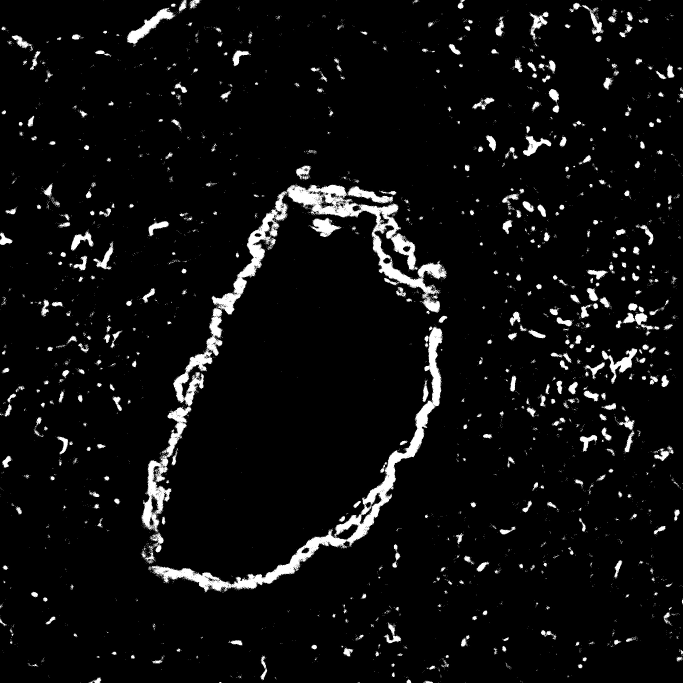
#> input picture images/MASK_SK658 Slobe ch010118.jpg, 2048 x 2048 px (shown at 1/3 size)
$ jupyter execute --allow-errors 'Module 3 Template.ipynb'
#> lines starting #> are read from the running program, lines starting #| are printed output that depends on the picture; after the words box and inside, x2 and y2 are one past the last pixel; in counts of white or black regions, pixels touching at a corner belong together
## Module_3 Notebook:

## Team Members:
Molly Janousek, Asma Sanaullah

## Project Title:
Predicting Lung Fibrosis at Different Biopsy Depths using Image Analysis & Interpolation

## Project Goal:
This project seeks to analyze lung tissue images to find the percentage of fibrotic lesions at different depths and then use interpolation to predict fibrotic levels at biopsy depths where no images/biopsies are taken. This will help show predicted fibrotic patterns that can then contribute to the development of a new lung biopsy device.

## Disease Background:

**Prevalence & incidence**: 30,000 to 40,000 new U.S. cases per year. Around 100,000 Americans live with IPF as of 2022. Death rates (age-adjusted) increased from 5.3 to 7.1 per 100,000 between 2017 and 2022. 70% of cases are in males. Onset is usually within 50-70 age range, with a median age at diagnosis of 62.

**Economic Burden**: Around $2 billion/year in U.S. medical costs (Medicare alone, excludes drugs). Per patient, total medical costs for a person with IPF are about $20,000 per year above matched controls without IPF.

**Risk factors**
- The strongest genetic single risk factor is the  MUC5B rs35705950 promoter variant. There is a 6–20× risk increase for IPF if person carries one or two copies of the risk T allele. Telomere-gene mutations such as TERT/TERC which result in short telomeres also pose a genetic risk factor.
- The primary lifestyle risk factor is cigarette smoking which doubles IPF risk. Occupational exposures including silica dust, wood dust, metal dusts, asbestos, and agricultural exposures pose a risk. The CDC reported in 2024 that around 21% or IPF deaths could be attributed to occuptational exposures.

**Societal Determinants**: Data that was presented at CHEST 2024 indicates that patients in the lowest income quartile had higher rates of pneumonia-triggered acute exacerbations compared to the highest quartile patients (29.4% vs. 24.9%). Black and Hispanic patients are less likely to receive antifibrotic therapy, and they may also have later-stage disease at diagnosis. This is due to reduced access to specialist centers, insurance gaps, and lower health literacy.

**Symptoms**: Crackling sound in the lungs, difficulty breathing, fatigue, and persistent dry cough. Symptom onset usually preceds diagnosis by one to two years. As IPF advances, shortness of breath occurs at rest, and patients have lower tolerance for exercise. They may experience oxygen desaturation during physical exertion. Digital clubbing is present in 25%-50% of patients. Patients may have fatigue, weight loss, and impaired quality of life. When the disease is advanced, pulmonary hypertension (strain on the right heart) can develop.

**Diagnosis**: High-resolution computed tomography (HRCT) is a specialized CT scan that obtains detailed images of the lungs. Honeycombing, subpleural cysts from collapsed fibrotic alveoli, is the hallmark radiologic feature of usual interstitial pneumonia (UIP) needed for IPF diagnosis. Honeycombing has a heterogeneous distribution with density typically increasing toward the bases of the lungs.

**Standard of care treatment(s)**: As of 2025, there are three FDA-approved treatments for IPF:
- Pirfenidone is an oral antifibrotic that works through downregulation of the production of growth factors and procollagen I and II.
- Nintedanib is an oral tyrosine kinase inhibitor. It binds to growth factor receptors which inhibits fibroblast proliferation.
- Nerandomilast is a phosphodiesterase 4 (PDE4) inhibitor. It works by interfering with the pathway that creates scar tissue (fibrosis) and inflammation in the lung tissue.
Non-pharmacologic management of IPF includes supplemental oxygen, pulmonary rehabilitation, influenza and pneumococcal vaccination, and hospice care for end-stage disease. A lung transplant is the only treatment that can improve survival in eligible patients. 986 IPF patients received a lung transplant in the U.S. in 2023.

**Disease Progression & Prognosis**: Disease progression varies: it can be slowly progressive, rapidly progressive, or episodic. Forced vital capacity (FVC) is a predictor of mortality if it declines by at least 10% over 12 months for the patient. Resting oxygen desaturation, degree of honeycombing on CT, and short telomere length are other prognostic indicators. Acute exacerbations occur in 5%-15% of IPF patients annually, and mortality rates for 30 days from acute exacerbations are 40%. The number of exacerbations directly increase mortality risk, while antifibrotic therapy can be an option to reduce their frequency. Common causes of death include respiratory failure, lung cancer, cardiovascular events, and infection.

**Continuum of Care Providers**: Primary care physicians are the first point of contact. Pulmonologists have a role in HRCT interpretation and diagnostic workup. They initiate and manage antifibrotic therapy and monitor disease progression. Radiologists interpret HRCT and classify UIP pattern in the patient, quantifying honeycombing. Lung transplant teams are involved in some cases. Respiratory therapists can administer oxygen therapy and pulmonary rehabilitation.

**Biological mechanisms** (anatomy, organ physiology, cell & molecular physiology)
- Anatomy & Organ Physiology: Subpleural distribution, honeycombing structure, apex-to-base gradient, lung stiffening reducing compliance and total lung capacity
- Cellular Mechanisms: myofibroblasts overproliferate and produce excessive collagen, myofibroblasts don't undergo apoptosis (cell death) properly and they accumulate
- Molecular Signaling Pathways: TGF-β/SMAD, integrins (bexotegrast target), RTKs (nintedanib target), Wnt, Hedgehog, cAMP/PDE4B (nerandomilast target), LPA1, NOX4/ROS, cGAS-STING, NLRP3

**Clinical Trials & Next-Generation Therapies**
- Inhaled Treprostinil works by widening blood vessles in the lungs to make blood flow easier. The Phase III TETON-2 trial (March 2026) demonstrates a statistically significant reduction in forced vital capacity decline and fewer clinical worsening events in IPF patients.
- Admilparant is an oral lysophosphatidic acid receptor 1 (LPA1) antagonist that targets a key pro-fibrotic signaling axis. Phase III trials ongoing and expected to be completed in October 2026.
- AI/Digital Biomarkets: Machine learning models using quantitative HRCT radiomics have the goal of predicting short-term disease worsening from baseline CT features.

## Data-Set:
*Describe the data set(s) you will analyze. Cite the source(s) of the data

Also, since we covered this in Lecture 1 of this Module in detail, describe how the data was collected -- What techniques were used? What units are the data measured in? Etc.*

This dataset comes from unpublished data collected by the Peirce-Cottler Lab (Dept. of Biomedical Engineering) and Kim Lab (Division of Pulmonary and Critical Care) at the University of Virginia School of Medicine. It contains a set of 78 images of mouse fibrotic lung tissue at different biopsy depths. Here, researches implanted the antibiotic Bleomycin in the mice to cause lung fibrosis to model its negative side effects. After 3 weeks of disease development, mice lungs could be harvested and then sliced. These slices were immunostained, binding to the protein desmin which is a marker for myofibroblasts (cells that scar) allowing researchers to see fibrotic lesions present in the lung tissue. Each slice is an image in the dataset and the images display the healthy lung tissue (black pixels) and fibrotic tissue (white pixels). The data is measured as a percentage of tissue being fibrotic.

Data: https://uvahealth.com/findadoctor/John-Kim-1407155682
"Unpublished data was collected by the Peirce-Cottler Lab (Dept. of Biomedical Engineering) and Kim Lab (Division of Pulmonary and Critical Care) at the University of Virginia School of Medicine."

## Data Analyis:
*Describe how you analyzed the data. This is where you should intersperse your Python code so that anyone reading this Jupyter notebook can run your code to perform the analysis that you did, generate your figures, generate your .csv file, etc.). Show your graphs here, which should have proper labeles (e.g., x- and y-axes labels). Each graph you present should be thoroughly described by a caption so reader understands the data, why you are presenting it, and the main conclusion fromt the data.*

### Analysis of 6 Images

### Libraries Imported
This section imports the necessary Python libraries for the analysis:
- `cv2` (OpenCV): For loading and processing grayscale images.
- `numpy`: For efficient numerical arrays and operations.
- `pandas`: For data manipulation and CSV file handling.
- `matplotlib.pyplot`: For creating plots and visualizations.
- `scipy.interpolate.interp1d`: For performing interpolation on the data.
- `termcolor`: For colored terminal output to enhance readability.
- `time`: For measuring execution time.

[cell 1]
import sys
from time import time
import cv2
import numpy as np
import pandas as pd
import matplotlib.pyplot as plt
from scipy.interpolate import interp1d
from termcolor import colored
import time

### Image Analysis Completed
The analysis stage processes 6 selected lung tissue images:
- Loads each image as grayscale using OpenCV.
- Applies binary thresholding (threshold = 127) to classify pixels as white (fibrotic, value 255) or black (healthy, value 0).
- Counts white and black pixels for each image.
- Calculates the percentage of white pixels as a proxy for fibrosis severity.
- Prints detailed results including pixel counts and percentages with corresponding depths.
- Saves the results to a CSV file ('Percent_White_Pixels.csv') for further analysis.
- Measures and reports total execution time.

[cell 2]
# Configuration

# choosing 6 images to analyze
FILENAMES = [
    r"images/MASK_SK658 Slobe ch010118.jpg",
    r"images/MASK_SK658 Slobe ch010113.jpg",
    r"images/MASK_SK658 Slobe ch010098.jpg",
    r"images/MASK_SK658 Llobe ch010022.jpg",
    r"images/MASK_SK658 Slobe ch010089.jpg",
    r"images/MASK_SK658 Slobe ch010156.jpg"
]

# Load depths from CSV given with the image names and depths
depth_df = pd.read_csv("Filenames and Depths for Students.csv")
#> (reads Filenames and Depths for Students.csv from the repository)
depth_dict = dict(zip(depth_df["Filenames"], depth_df["Depth from lung surface (in micrometers) where image was acquired"])) # this creates a dictionary that has each image filename as the key and then its depth is the value
DEPTHS = [depth_dict[fn] for fn in FILENAMES] # creates a list of depths that go in the order of the filenames

OUTPUT_CSV = "Percent_White_Pixels.csv" # Output CSV filename
THRESHOLD = 127 # this is the threshold value to create grayscale images on a binary scale.

# this function loads the images and makes sure it's loaded correctly
def load_image(filepath: str) -> np.ndarray:
    """Load a grayscale image; exit with a clear message if not found."""
#> called with filepath = 'images/MASK_SK658 Slobe ch010118.jpg'
    img = cv2.imread(filepath, cv2.IMREAD_GRAYSCALE) # Load as grayscale image
#> img is the input picture: shape (2048, 2048); min 0, max 255, mean 14.5
    if img is None: # Check if the image was loaded successfully
        print(colored(f"ERROR: Could not load image: {filepath}", "red")) # Print error message if image is not able to be loaded
        sys.exit(1)
    return img # returns the image

# this function counts the number of white and black pixels in the image
def count_pixels(img: np.ndarray, threshold: int = THRESHOLD) -> tuple[int, int]:
    """Return (white_count, black_count) for a grayscale image."""
#> called with threshold = 127
    _, binary = cv2.threshold(img, threshold, 255, cv2.THRESH_BINARY) # Binarize the image using the specified threshold
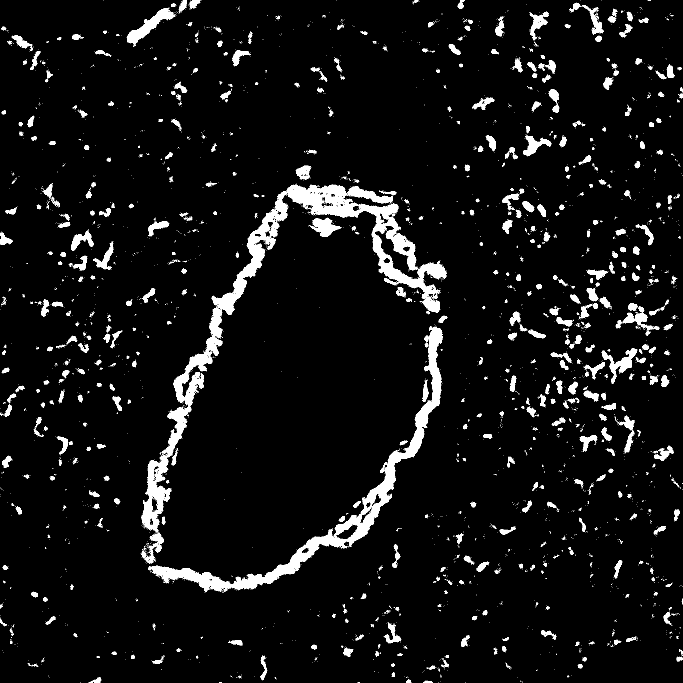
#> binary: shape (2048, 2048) (shown at 1/3 size); 5.7% white; 5945 white regions (5354 under 20 px), largest, box (x1, y1, x2, y2) and area: (425, 553, 1340, 1597) 67148, (444, 980, 1328, 1777) 40994, (381, 23, 526, 133) 4318
    white = int(np.sum(binary == 255)) # Count white pixels (255 in binary image)
#> white = 237289
    black = int(np.sum(binary == 0)) # Count black pixels (0 in binary image)
#> black = 3957015
    return white, black # Return the counts of white and black pixels as integers

# this function calculates the percentage of white pixels in the image
def white_percentage(white: int, black: int) -> float:
    total = white + black # Calculate total pixels
    return 100.0 * white / total if total > 0 else 0.0 # Return percentage of white pixels; handle division by zero

#this function analyszes the images in the filenames list and returns the counts of white and black pixels and the percentage of white pixels for each image
def analyze_images(filenames: list[str]) -> tuple[list[int], list[int], list[float]]: # type: (list[str]) -> tuple[list[int], list[int], list[float]]
    white_counts, black_counts, white_percents = [], [], [] # Initialize lists to store results
    for filepath in filenames: # Loop through each file path in the list of filenames
        img = load_image(filepath) # use the load_image function to load the image from the file path
        white, black = count_pixels(img) # use the count_pixels function to count the number of white and black pixels in the image
#> white = 237289; black = 3957015
        "lines below add the pixel counts and percentage to the lists for each image"
        white_counts.append(white)
        black_counts.append(black)
        white_percents.append(white_percentage(white, black))
#> in white_percentage, `total = white + black`: total = 4194304
    return white_counts, black_counts, white_percents # Return the lists of white counts, black counts, and white percentages for all images


#this function prints the counts of white and black pixels for each image in the list of filenames
# [21 lines left out: functions print_pixel_counts, print_white_percents, save_csv, not called in this run]

#> (the rest of this cell did not finish here and is left out)

### Image Analysis Results
- first, the printed statements
- second, the content of the CSV file

Images used:
MASK_SK658 Slobe ch010118.jpg",

MASK_SK658 Slobe ch010113.jpg",

MASK_SK658 Slobe ch010098.jpg",

MASK_SK658 Llobe ch010022.jpg",

MASK_SK658 Slobe ch010089.jpg",

MASK_SK658 Slobe ch010156.jpg"

### Data Visualization Stage
This section creates a scatter plot of the raw data and documents the reasoning for each step:
- Sorts the depth and percentage data by depth for visualization and to avoid line crossings.
- Plots depth (in micrometers) on the x-axis vs. white pixel percentage (fibrosis proxy) on the y-axis.
- Uses blue circles connected by lines to make individual points visible and the depth trend easy to interpret.
- Includes grid lines, axis labels, and title for plot readability.
- The plot reveals a depth gradient in fibrosis severity, informing device depth design requirements.

[cell 3]
# Plot raw depth vs % white pixels
import matplotlib.pyplot as plt
import numpy as np

# Sort data by depth
x = np.array(DEPTHS)
#> x = [9900, 7300, 10000, 80, 10000, 330]
#> (the rest of this cell did not finish here and is left out)

### Interpolation Methods Overview
This stage performs predictive modeling using interpolation:
- Prepares data by handling duplicate depths (averaging percentages) and sorting.
- Uses scipy's `interp1d` function with three methods: linear (straight lines), quadratic (parabolic curves), and cubic (smoother curves).
- Interpolates fibrosis percentages at depths 1500, 3000, 4500, 6000, 7500, and 9000 µm.
- Allows extrapolation beyond the measured data range.
- Compares methods to assess sensitivity of predictions to interpolation technique.

#> (a cell that did not finish here is left out)

### Interpolation Results Summary
The interpolation stage produces predictions and visualizations:
- Outputs interpolated fibrosis percentages for each method at specified depths.
- Creates a grid of subplots (6 depths × 3 methods) showing data points and predicted values.
- Each subplot displays the original data (blue) and the interpolated point (red).
- Allows comparison of how different interpolation methods affect predictions.

## Verify and validate your analysis:
*Describe how you checked to see that your analysis gave you an answer that you believe (verify). Describe how your determined if your analysis gave you an answer that is supported by other evidence (e.g., by comparing your analysis to a published paper).*

[cell 5]
# Configuration

# choosing 6 images to analyze
FILENAMES = [
    r"images/MASK_SK658 Llobe ch010067.jpg",
    r"images/MASK_SK658 Slobe ch010147.jpg",
    r"images/MASK_SK658 Slobe ch010134.jpg",
    r"images/MASK_SK658 Llobe ch010168.jpg",
    r"images/MASK_SK658 Llobe ch010149.jpg",
    r"images/MASK_SK658 Llobe ch010121.jpg"
]

# Load depths from CSV given with the image names and depths
depth_df = pd.read_csv("Filenames and Depths for Students.csv")
depth_dict = dict(zip(depth_df["Filenames"], depth_df["Depth from lung surface (in micrometers) where image was acquired"])) # this creates a dictionary that has each image filename as the key and then its depth is the value
DEPTHS = [depth_dict[fn] for fn in FILENAMES] # creates a list of depths that go in the order of the filenames

OUTPUT_CSV = "Percent_White_Pixels_at_Interpolated_Depths.csv" # Output CSV filename
THRESHOLD = 127 # this is the threshold value to create grayscale images on a binary scale.

# this function loads the images and makes sure it's loaded correctly
def load_image(filepath: str) -> np.ndarray:
    """Load a grayscale image; exit with a clear message if not found."""
#> called with filepath = 'images/MASK_SK658 Llobe ch010067.jpg'
    img = cv2.imread(filepath, cv2.IMREAD_GRAYSCALE) # Load as grayscale image
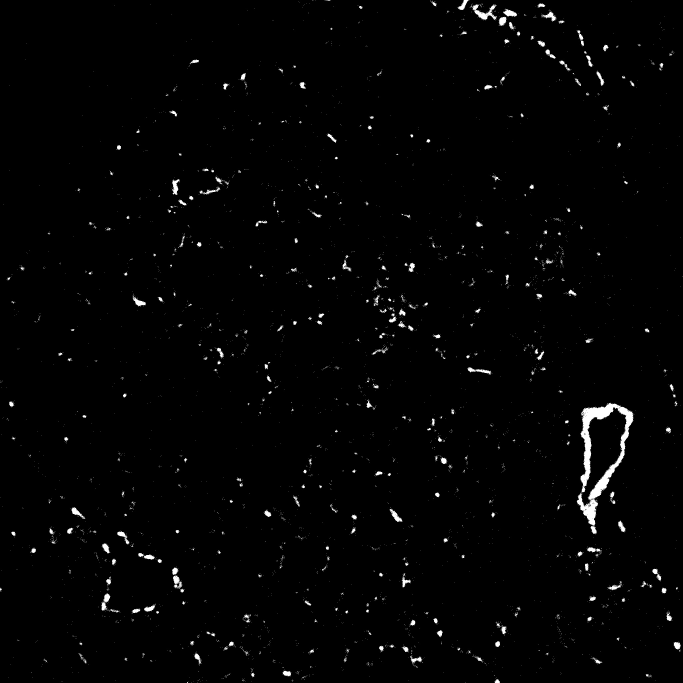
#> input picture images/MASK_Sk658 Llobe ch010067.jpg, 2048 x 2048 px, found by its file name (shown at 1/3 size)
#> img is the input picture: shape (2048, 2048); min 0, max 255, mean 3.8
    if img is None: # Check if the image was loaded successfully
        print(colored(f"ERROR: Could not load image: {filepath}", "red")) # Print error message if image is not able to be loaded
        sys.exit(1)
    return img # returns the image

# this function counts the number of white and black pixels in the image
def count_pixels(img: np.ndarray, threshold: int = THRESHOLD) -> tuple[int, int]:
    """Return (white_count, black_count) for a grayscale image."""
#> called with threshold = 127
    _, binary = cv2.threshold(img, threshold, 255, cv2.THRESH_BINARY) # Binarize the image using the specified threshold
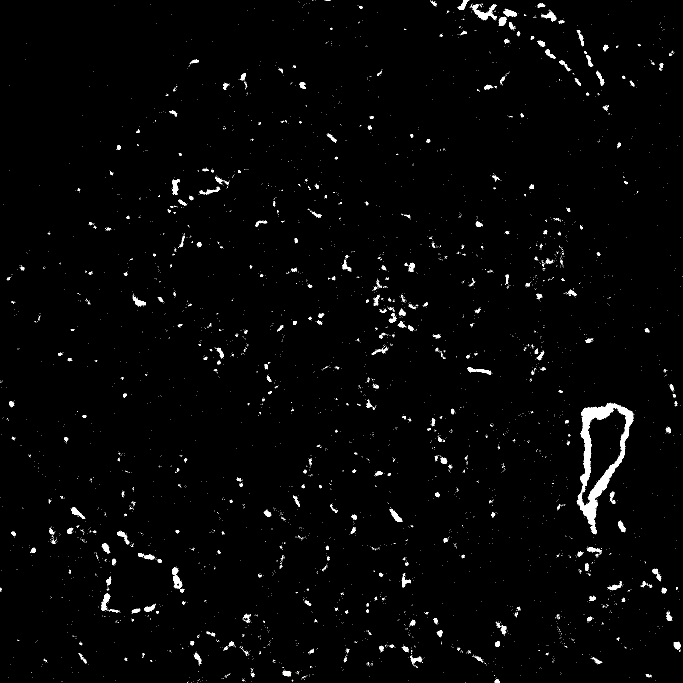
#> binary: shape (2048, 2048) (shown at 1/3 size); 1.5% white; 5206 white regions (4849 under 20 px), largest, box (x1, y1, x2, y2) and area: (1730, 1208, 1901, 1602) 15561, (1417, 13, 1491, 61) 1281, (304, 1779, 331, 1832) 631
    white = int(np.sum(binary == 255)) # Count white pixels (255 in binary image)
#> white = 62508
    black = int(np.sum(binary == 0)) # Count black pixels (0 in binary image)
#> black = 4131796
    return white, black # Return the counts of white and black pixels as integers

# this function calculates the percentage of white pixels in the image
def white_percentage(white: int, black: int) -> float:
    total = white + black # Calculate total pixels
    return 100.0 * white / total if total > 0 else 0.0 # Return percentage of white pixels; handle division by zero

#this function analyszes the images in the filenames list and returns the counts of white and black pixels and the percentage of white pixels for each image
def analyze_images(filenames: list[str]) -> tuple[list[int], list[int], list[float]]: # type: (list[str]) -> tuple[list[int], list[int], list[float]]
    white_counts, black_counts, white_percents = [], [], [] # Initialize lists to store results
    for filepath in filenames: # Loop through each file path in the list of filenames
        img = load_image(filepath) # use the load_image function to load the image from the file path
        white, black = count_pixels(img) # use the count_pixels function to count the number of white and black pixels in the image
#> white = 62508; black = 4131796
        "lines below add the pixel counts and percentage to the lists for each image"
        white_counts.append(white)
        black_counts.append(black)
        white_percents.append(white_percentage(white, black))
#> in white_percentage, `total = white + black`: total = 4194304
    return white_counts, black_counts, white_percents # Return the lists of white counts, black counts, and white percentages for all images


#this function prints the counts of white and black pixels for each image in the list of filenames
# [21 lines left out: functions print_pixel_counts, print_white_percents, save_csv, not called in this run]

#> (the rest of this cell did not finish here and is left out)
